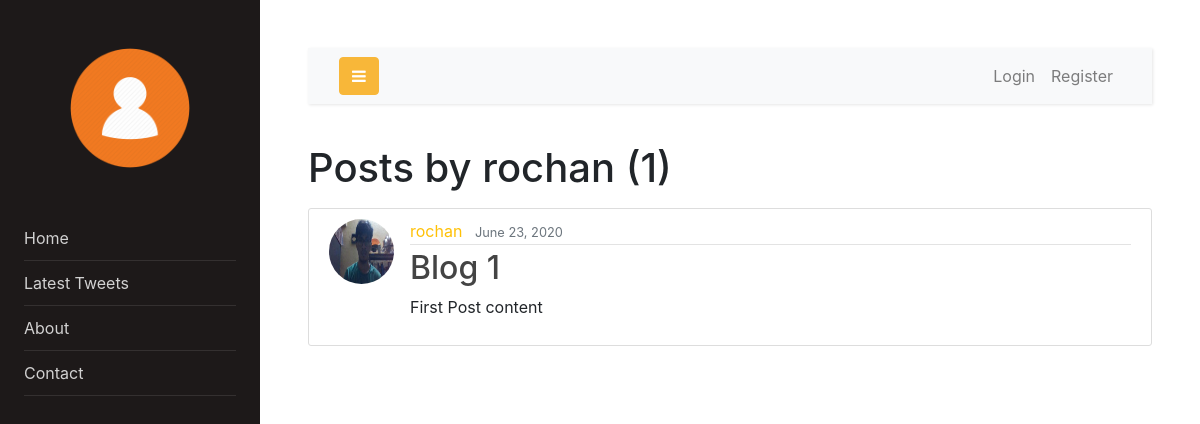
The page /user/rochan on the database as committed earlier.
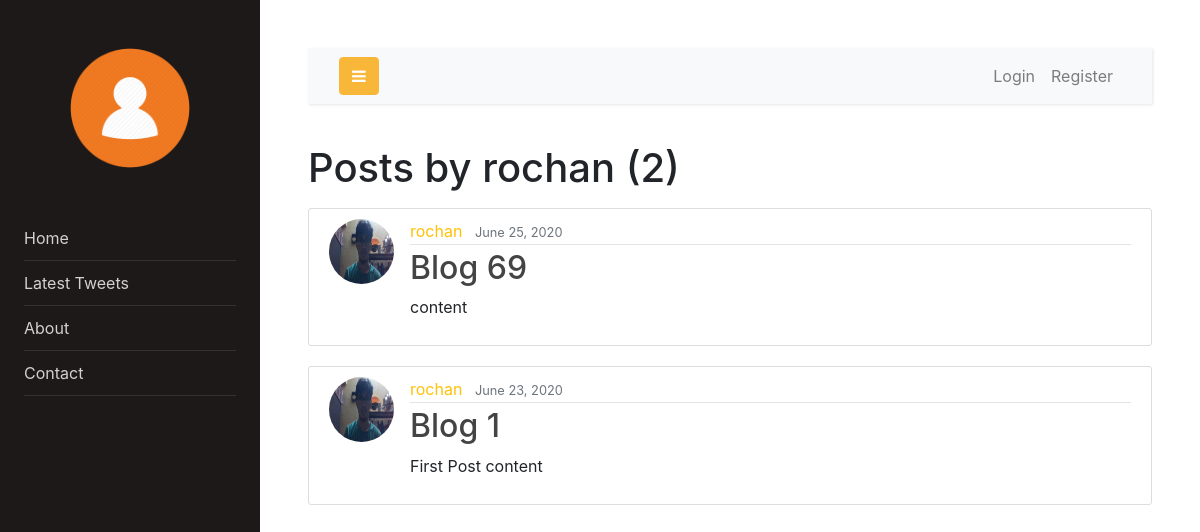
The same page on the database as committed later.
### tweet/models.py (models this page shows, shortened)
class Post(models.Model):
    title = models.CharField(max_length=100)
    content = models.TextField()
    date_posted = models.DateTimeField(default=timezone.now)
    author = models.ForeignKey(User, on_delete=models.CASCADE)

### users/models.py (models this page shows, shortened)
class Profile(models.Model):
    user = models.OneToOneField(User, on_delete=models.CASCADE)
    image = models.ImageField(default='default.jpg', upload_to='profile_pics')

### tweet/views.py (the view)
# urls.py: path('user/<str:username>', UserPostListView.as_view(), name='user-tweets'),
class UserPostListView(ListView):
    model = Post
    template_name = 'tweet/user_posts.html'
    context_object_name = 'posts'
    ordering = ['-date_posted']
    paginate_by = 5
    def get_queryset(self):
        user = get_object_or_404(User, username=self.kwargs.get('username'))
        return Post.objects.filter(author=user).order_by('-date_posted')

### tweet/templates/tweet/user_posts.html (shortened to what this page needs)
{% extends "tweet/base.html" %}
{% block content %}
    <h1 class="mb-3">Posts by {{view.kwargs.username}} ({{page_obj.paginator.count}})</h1>
    {% for post in posts %}
        <article class="media content-section">
            <img class="rounded-circle article-img" src="{{ post.author.profile.image.url }}"></img>
          <div class="media-body">
            <div class="article-metadata">
              <a  class="mr-2 link-color" href="{% url 'user-tweets' post.author.username %}">{{ post.author }}</a>
              <small class="text-muted">{{ post.date_posted |date:"F d, Y" }}</small>
            </div>
            <h2><a class="article-title" href="{% url 'tweet-detail' post.id %}">{{ post.title }}</a></h2>
            <p class="article-content">{{ post.content }}</p>
          </div>
        </article>
    {% endfor %}
{% endblock content %}

Rows that differ between the two databases and show on the page:
added Post: author.profile.image (picture), author "rochan", date_posted "June 25, 2020", title "Blog 69", content "content"
Other text that changed with them:
{{ page_obj.paginator.count }}: "1" → "2"
